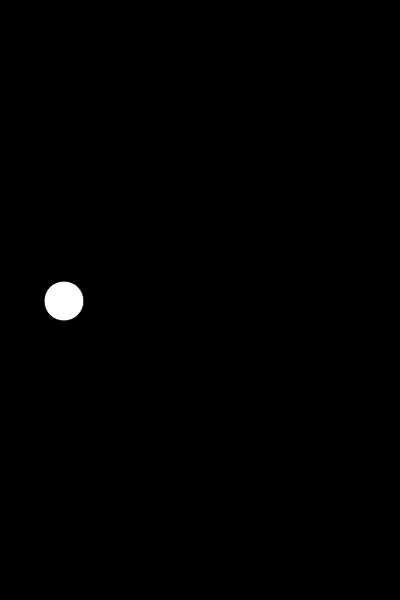
Frame 1 (no input)
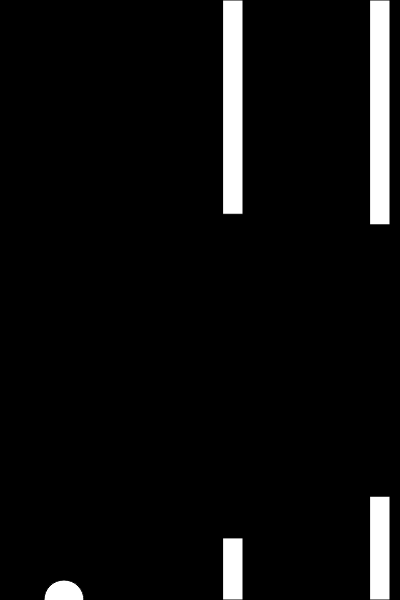
Frame 60 (no input)
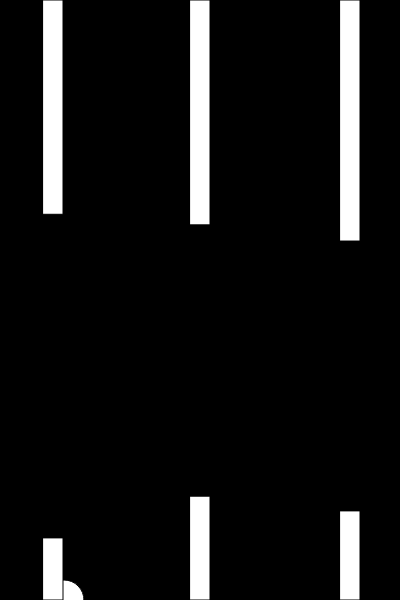
Frame 120 (the mouse pressed at the canvas centre since frame 60)

The p5.js sketch that drew these frames (run headless with seeded random() and noise() and a simulated clock; from frame 60 on, the mouse is pressed at the canvas centre):

// p5.js sketch
// ── sketch.js
let bird;
let pipes = [];

function setup() {
  // put setup code here
  createCanvas(400,600);
  bird = new Bird();
  pipes.push(new Pipe());
}

function draw() {
  // put drawing code here
  background(0); //takes rgb parameters
  bird.update();
  bird.show();

  if (frameCount % 50 == 0) { //for every couple frames, push new pipe
    pipes.push(new Pipe());
  }

  for (let i=pipes.length-1; i>=0; i--){
    pipes[i].show();
    pipes[i].update();

    if (pipes[i].hits(bird)) {
      console.log("HIT");
    }

    if (pipes[i].offscreen()) {
      pipes.splice(i,1)
    }
  }
}

function keyPressed() {
  if (key == ' '){
    //console.log("SPACE");
    bird.up();
  }
}

// ── bird.js
function Bird() {
  this.y = height/2;
  this.x = 64;

  this.gravity = 1;
  this.velocity = 0;

  this.show = function() {
    fill(255);
    ellipse(this.x, this.y, 40, 40);
  }

  this.up = function(){
  //   this.velocity
    console.log("SPACE");
  }

  this.update = function() {
    this.velocity += this.gravity;
    this.y += this.velocity;

    if (this.y > height){ //if y = height, it is at the bottom
      this.y = height;
      this.velocity = 0;
    }

    if (this.y < 0){ //if y = 0, it is at the top
      this.y=0;
      this.velocity=0;
    }
  }
}

// ── pipe.js
function Pipe() {
  //needs
  this.top = random(height/2); //in the future, create diff algorithm for pipe lengths
  this.bottom = random(height/2);
  this.x = width;
  this.w = 20;
  this.speed = 3;

  this.highlight = false;

  this.hits = function(bird){
    if (bird.y < this.top || bird.y > height-this.bottom){
      if (bird.x > this.x && bird.x < this.x+this.w){
        this.highlight = true;
        return true;
      }
    }
    return false;
  }

  this.show = function() {
    fill(255);
    if (this.highlight) {
      fill(255,0,0); //fill takes up to 3 parameters, rgb
    }
    rect(this.x, 0, this.w, this.top);
    rect(this.x, height-this.bottom, this.w, this.bottom);
    this.highlight = false;
  }

  this.update = function() {
    this.x -= this.speed;

  }

  this.offscreen = function() {
    if (this.x < -this.w){ //if x is offscreen, return true
      return true;
    }
    else{
      return false;
    }

  }
}
